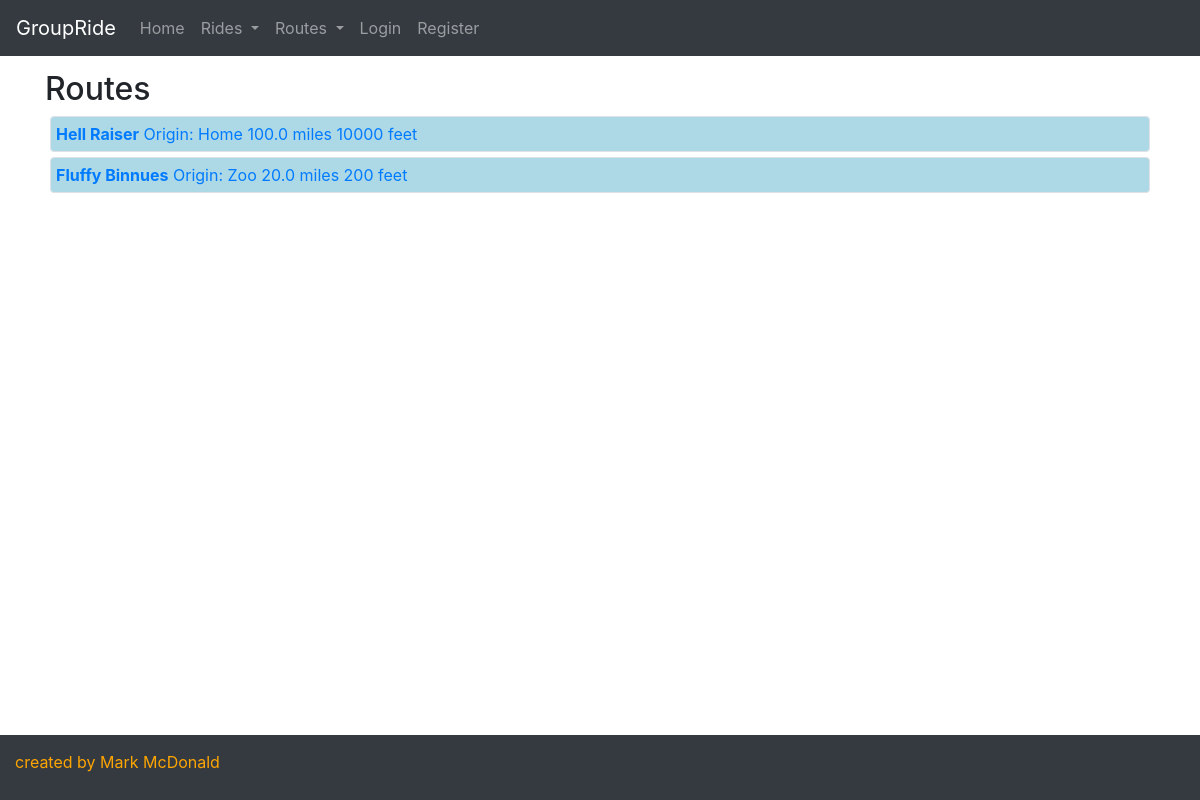
The app's page /routes/, older data.
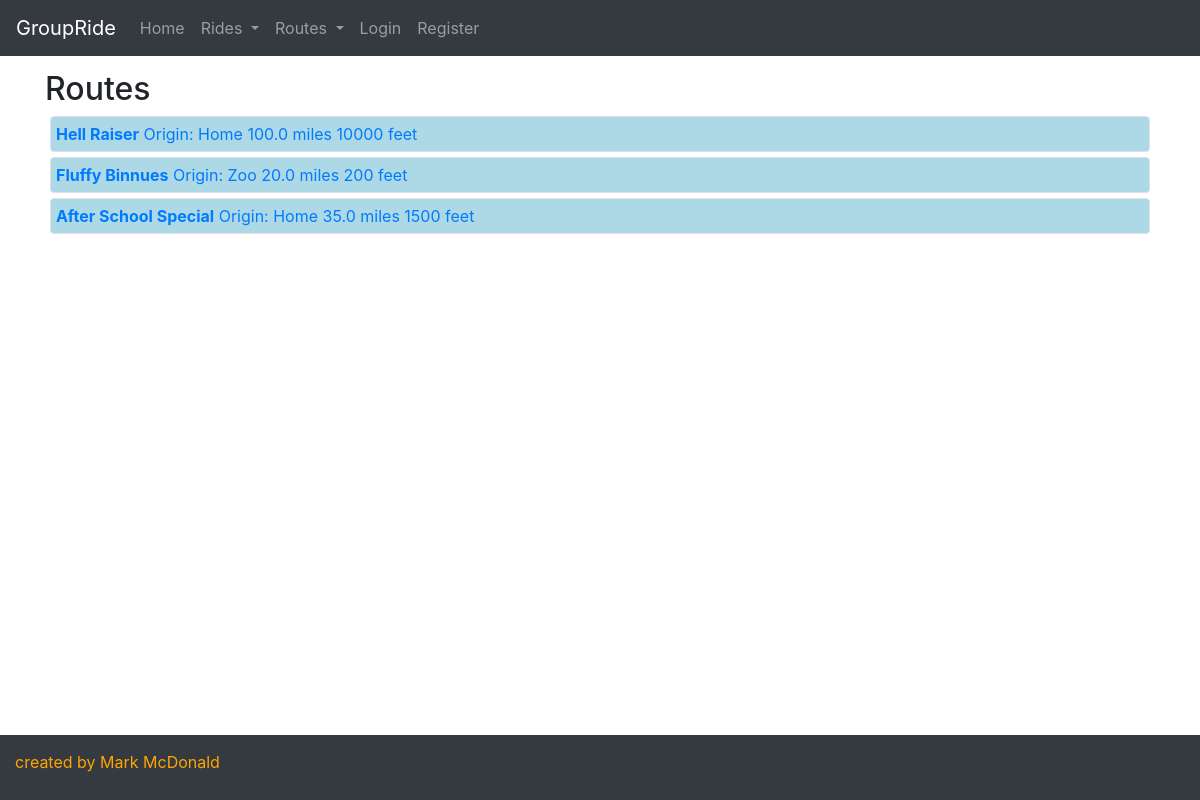
The same page, newer data.
### groupride/models.py (models this page shows, shortened)
class Route(models.Model):
    created_by = models.ForeignKey(User, on_delete = models.SET_NULL, blank = True, null = True, related_name = "created_routes")
    created_on = models.DateTimeField(auto_now_add = True, editable = False, blank = False)
    route_name = models.CharField(max_length = 256, blank = True, null = True)
    miles = models.DecimalField(max_digits = 6, decimal_places = 1, blank = True, null = True)
    vertical_feet = models.IntegerField(blank = True, null = True)
    origin = models.CharField(max_length = 64, blank = True, null = True)
    reviews = models.ManyToManyField(Review, blank = True)
    gpxfile = models.FileField(blank = True, null = True)

### groupride/views.py (the view)
# urls.py: path("routes/", views.routes, name="routes"),
def routes(request):
    routes = Route.objects.values('id', 'route_name', 'origin', 'miles','vertical_feet')
    context = {'routes': routes,}
    return render(request, "groupride/routes.html", context)

### groupride/templates/groupride/routes.html (shortened to what this page needs)
{% extends 'groupride/template.html' %}
{% block body %}
  <div class="container">
    <h2>Routes</h2>
    <div class="panel-group">
    {% for route in routes %}
    <a href="/route/{{route.id}}">
      <div class="route_header border rounded">
        <span class=""><strong>{{route.route_name}}</strong></span>
        <span class="">Origin: {{route.origin}} </span>
        <span class="">{{route.miles}} miles</span>
        <span class="">{{route.vertical_feet}} feet</span>
      </div>
    </a>
    {% endfor %}
    </div>
  </div>
{% endblock %}

Row changes from the older to the newer data that the page shows:
added Route: route_name "After School Special", origin "Home", miles "35.0", vertical_feet "1500"
